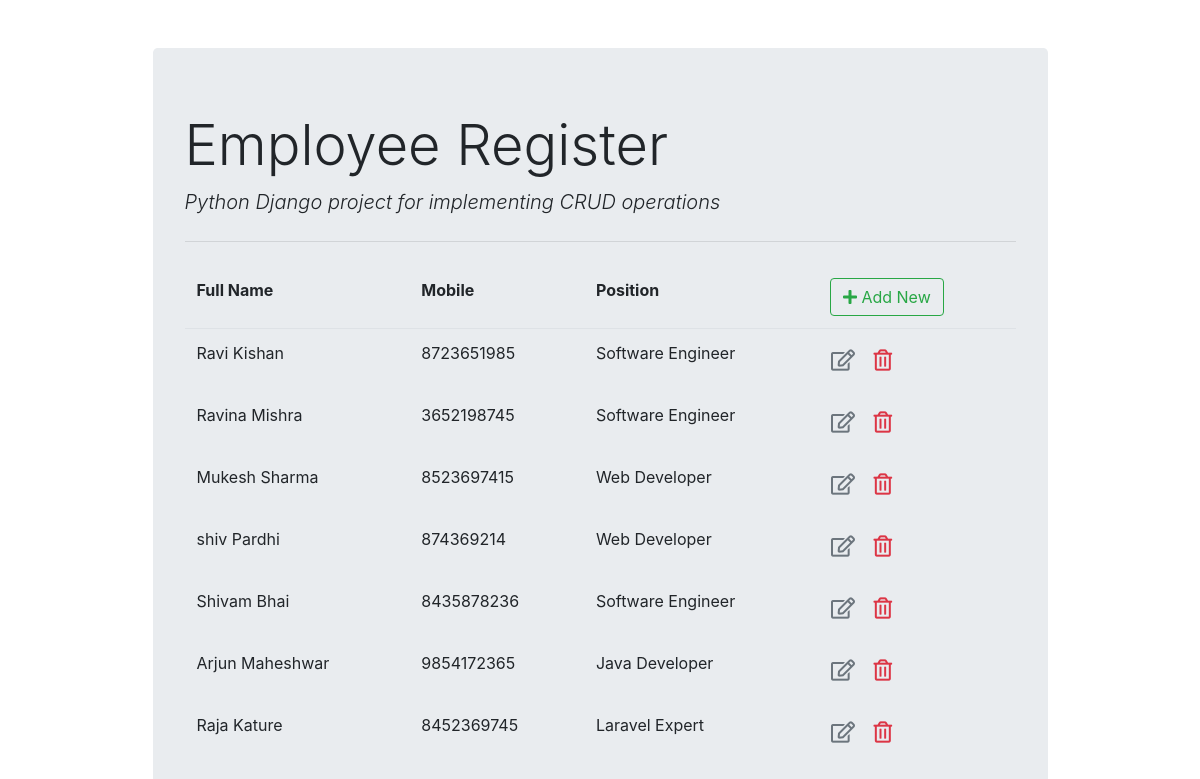
Screenshot of /employee/list/ with the database file from the repository.
### employee_register/models.py (models this page shows)
class Employee(models.Model):
    fullname = models.CharField(max_length=100)
    emp_code = models.CharField(max_length=3)
    mobile= models.CharField(max_length=15)
    position= models.ForeignKey(Position,on_delete=models.CASCADE)

class Position(models.Model):
    title = models.CharField(max_length=50)
    def __str__(self):
        return self.title

### employee_register/views.py (the view)
# urls.py: path('list/',views.employee_list,name='employee_list') # get req. to retrieve and display all records
def employee_list(request):
    context = {'employee_list': Employee.objects.all()}
    return render(request, "employee_register/employee_list.html", context)

### employee_register/templates/employee_register/employee_list.html (shortened to what this page needs)
{% extends "employee_register/base.html" %}
{% block content %}
<table class="table table-borderless">
    <thead class="border-bottom font-weight-bold">
        <tr>
            <td>Full Name</td>
            <td>Mobile</td>
            <td>Position</td>
            <td>
                <a href="{% url 'employee_insert' %}" class="btn btn-outline-success">
                    <i class="fas fa-plus"></i> Add New
                </a>
            </td>
        </tr>
    </thead>
    <tbody>
        {% for employee in employee_list %}
            <tr>
                <td>{{employee.fullname}}</td>
                <td>{{employee.mobile}}</td>
                <td>{{employee.position}}</td>
                <td>
                    <a href="{% url 'employee_update' employee.id %}" class="btn text-secondary px-0">
                        <i class="far fa-edit fa-lg"></i>
                    </a>
                    <form action="{% url 'employee_delete' employee.id %}" method="post" class="d-inline">
                        <button type="submit" class="btn">
                            <i class="far fa-trash-alt fa-lg text-danger float-right"></i>
                        </button>
                    </form>
                </td>
            </tr>
        {% endfor %}
    </tbody>
</table>
{% endblock content %}

### employee_register/templates/employee_register/base.html (shortened to what this page needs)
<!DOCTYPE html>
<html lang="en">
<head>
    <link rel="stylesheet" href="https://stackpath.bootstrapcdn.com/bootstrap/4.3.1/css/bootstrap.min.css"
>
    <link rel="stylesheet" href="https://cdnjs.cloudflare.com/ajax/libs/font-awesome/5.11.2/css/all.min.css">
</head>
<body>
    <div class="container">
        <div class="col-md-10 offset-md-1 mt-5">
            <div class="jumbotron">
                <h1 class="display-4">Employee Register</h1>
                <p class="lead font-italic">Python Django project for implementing CRUD operations</p>
                <hr class="my-4">
                {% block content %}
                {% endblock content %}
            </div>
        </div>
    </div>
</body>
</html>

### rows the page displays
Employee: fullname "Ravi Kishan", mobile "8723651985", position "Software Engineer"
Employee: fullname "Ravina Mishra", mobile "3652198745", position "Software Engineer"
Employee: fullname "Mukesh Sharma", mobile "8523697415", position "Web Developer"
Employee: fullname "shiv Pardhi", mobile "874369214", position "Web Developer"
Employee: fullname "Shivam Bhai", mobile "8435878236", position "Software Engineer"
Employee: fullname "Arjun Maheshwar", mobile "9854172365", position "Java Developer"
Employee: fullname "Raja Kature", mobile "8452369745", position "Laravel Expert"
